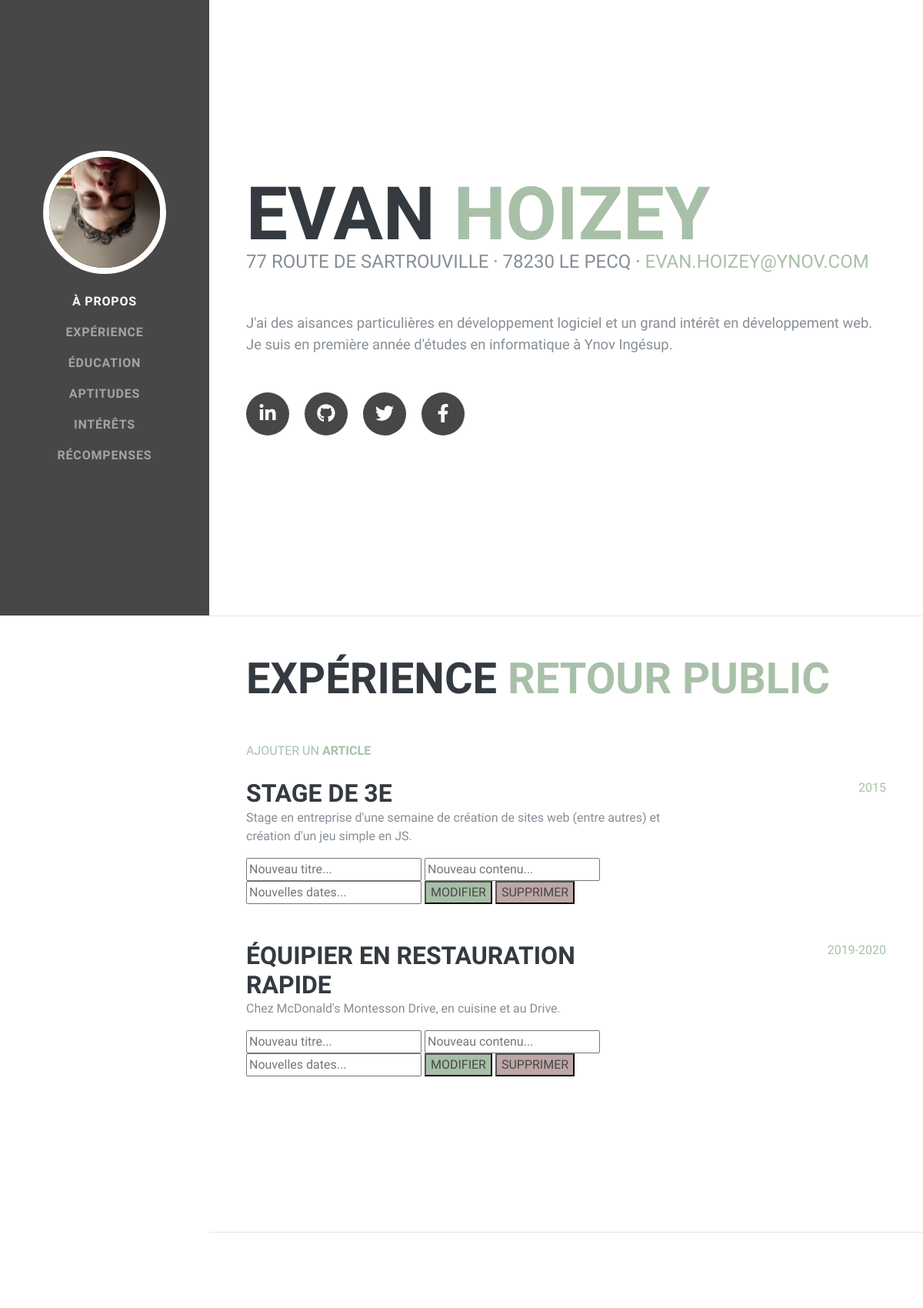
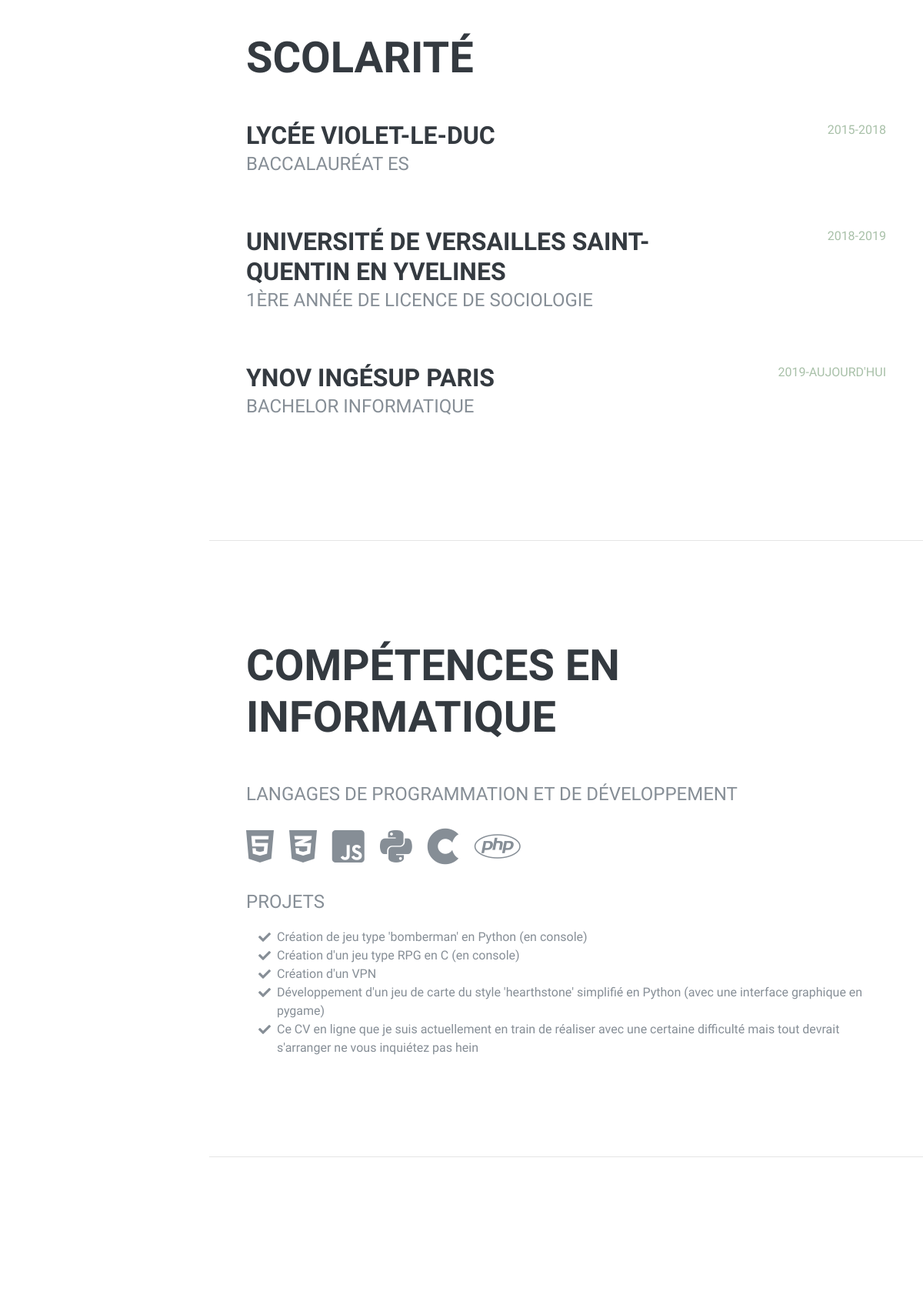
/admin/admin.php (upper part), run on the app's committed database (2 pictures, top to bottom).
### tables this page shows
CREATE TABLE `experience` (
  `id_exp` int(11) NOT NULL,
  `title` varchar(100) NOT NULL,
  `content` varchar(1000) NOT NULL,
  `dates` varchar(30) DEFAULT NULL
);

### admin/admin.php (the view, shortened to what this page needs)
<!DOCTYPE html>
<html lang="en">
<head>
  <link href="../vendor/bootstrap/css/bootstrap.min.css" rel="stylesheet">
  <link href="../vendor/fontawesome-free/css/all.min.css" rel="stylesheet">
  <link href="../css/resume.css" rel="stylesheet">
</head>
<body id="page-top">
  <nav class="navbar navbar-expand-lg navbar-dark bg-primary fixed-top" id="sideNav">
    <a class="navbar-brand js-scroll-trigger" href="#page-top">
      <span class="d-none d-lg-block">
        <img class="img-fluid img-profile rounded-circle mx-auto mb-2" src="../img/profile.jpg" alt="">
      </span>
    </a>
    <div class="collapse navbar-collapse" id="navbarSupportedContent">
      <ul class="navbar-nav">
        <li class="nav-item">
          <a class="nav-link js-scroll-trigger" href="#about">À Propos</a>
        </li>
        <li class="nav-item">
          <a class="nav-link js-scroll-trigger" href="#experience">Expérience</a>
        </li>
        <li class="nav-item">
          <a class="nav-link js-scroll-trigger" href="#education">Éducation</a>
        </li>
        <li class="nav-item">
          <a class="nav-link js-scroll-trigger" href="#skills">Aptitudes</a>
        </li>
        <li class="nav-item">
          <a class="nav-link js-scroll-trigger" href="#interests">Intérêts</a>
        </li>
        <li class="nav-item">
          <a class="nav-link js-scroll-trigger" href="#awards">Récompenses</a>
        </li>
      </ul>
    </div>
  </nav>
  <div class="container-fluid p-0">
    <section class="resume-section p-3 p-lg-5 d-flex align-items-center" id="about">
      <div class="w-100">
        <h1 class="mb-0">Evan <span class="text-primary">Hoizey</span></h1>
        <div class="subheading mb-5">77 route de Sartrouville · 78230 Le Pecq · <a href="mailto:name@email.com">evan.hoizey@ynov.com</a></div>
        <p class="lead mb-5">J'ai des aisances particulières en développement logiciel et un grand intérêt en développement web. Je suis en première année d'études en informatique à Ynov Ingésup.</p>
        <div class="social-icons">
          <a href="#">
            <i class="fab fa-linkedin-in"></i>
          </a>
          <a href="#">
            <i class="fab fa-github"></i>
          </a>
          <a href="#">
            <i class="fab fa-twitter"></i>
          </a>
          <a href="#">
            <i class="fab fa-facebook-f"></i>
          </a>
        </div>
      </div>
    </section>
    <hr class="m-0">
    <section class="resume-section p-3 p-lg-5 d-flex justify-content-center" id="experience">
      <div class="w-100">
        <h2 class="mb-5">Expérience <a href="../index.php#experience"><strong>RETOUR PUBLIC</strong></a></h2>
        <a href="insert.php">AJOUTER UN <strong>ARTICLE</strong></a><br>
        <br>
        <?php
        $pdo = new PDO('mysql:host=localhost;dbname=experience;charset=utf8', 'root', '');
        $choix = $pdo->query('SELECT * FROM experience');
        while ($data = $choix->fetch()){
        ?>
        <div class="resume-item d-flex flex-column flex-md-row justify-content-between mb-5">
          <div class="resume-content">
            <h3 class="mb-0"><?php echo $data['title'];?></h3>
            <p><?php echo $data['content']; ?></p>
            <form method="post">
              <input type="text" name = 'title' placeholder='Nouveau titre...'>
              <input type="text" name = 'content' placeholder='Nouveau contenu...'>
              <input type="text" name = 'dates' placeholder='Nouvelles dates...'>
              <input type="submit" name = 'btn' value="MODIFIER" style="
                background-color:#4747;
                color:#474747;
                outline:none;
                font-family: 'Muli';">
              <input type="submit" name='btn' value="SUPPRIMER" style="
                background-color:#7447;
                color:#474747;
                outline:none;
                font-family: 'Muli';">
            </form>
          </div>
          <div class="resume-date text-md-right">
            <span class="text-primary"><?php echo $data['dates']; ?></span>
          </div>
        </div>
        <?php
        }
        ?>
      </div>
    </section>
    <hr class="m-0">
    <section class="resume-section p-3 p-lg-5 d-flex align-items-center" id="education">
      <div class="w-100">
        <h2 class="mb-5">Scolarité</h2>
        <div class="resume-item d-flex flex-column flex-md-row justify-content-between mb-5">
          <div class="resume-content">
            <h3 class="mb-0">Lycée Violet-le-Duc</h3>
            <div class="subheading mb-3">Baccalauréat ES</div>
          </div>
          <div class="resume-date text-md-right">
            <span class="text-primary">2015-2018</span>
          </div>
        </div>
        <div class="resume-item d-flex flex-column flex-md-row justify-content-between mb-5">
          <div class="resume-content">
            <h3 class="mb-0">Université de Versailles Saint-Quentin en Yvelines</h3>
            <div class="subheading mb-3">1ère année de Licence de Sociologie</div>
          </div>
          <div class="resume-date text-md-right">
            <span class="text-primary">2018-2019</span>
          </div>
        </div>
        <div class="resume-item d-flex flex-column flex-md-row justify-content-between">
          <div class="resume-content">
            <h3 class="mb-0">Ynov Ingésup Paris</h3>
            <div class="subheading mb-3">Bachelor informatique</div>
          </div>
          <div class="resume-date text-md-right">
            <span class="text-primary">2019-AUJOURD'HUI</span>
          </div>
        </div>
      </div>
    </section>
    <hr class="m-0">
    <section class="resume-section p-3 p-lg-5 d-flex align-items-center" id="skills">
      <div class="w-100">
        <h2 class="mb-5">Compétences en informatique</h2>
        <div class="subheading mb-3">Langages de programmation et de développement</div>
        <ul class="list-inline dev-icons">
          <li class="list-inline-item">
            <i class="fab fa-html5"></i>
          </li>
          <li class="list-inline-item">
            <i class="fab fa-css3-alt"></i>
          </li>
          <li class="list-inline-item">
            <i class="fab fa-js-square"></i>
          </li>
          <li class="list-inline-item">
            <i class="fab fa-python"></i>
          </li>
          <li class="list-inline-item">
            <i class="fab fa-cuttlefish"></i>
          </li>
          <li class="list-inline-item">
            <i class="fab fa-php"></i>
          </li>
        </ul>
        <div class="subheading mb-3">Projets</div>
        <ul class="fa-ul mb-0">
          <li>
            <i class="fa-li fa fa-check"></i>
            Création de jeu type 'bomberman' en Python (en console)</li>
          <li>
            <i class="fa-li fa fa-check"></i>
            Création d'un jeu type RPG en C (en console)</li>
          <li>
            <i class="fa-li fa fa-check"></i>
            Création d'un VPN</li>
          <li>
            <i class="fa-li fa fa-check"></i>
            Développement d'un jeu de carte du style 'hearthstone' simplifié en Python (avec une interface graphique en pygame)</li>
          <li>
            <i class="fa-li fa fa-check"></i>
            Ce CV en ligne que je suis actuellement en train de réaliser avec une certaine difficulté mais tout devrait s'arranger ne vous inquiétez pas hein</li>
        </ul>
      </div>
    </section>
    <hr class="m-0">
    <section class="resume-section p-3 p-lg-5 d-flex align-items-center" id="interests">
    </section>
  </div>
</body>
</html>

### css/resume.css (style rules this page uses)
body { font-family: 'Muli', -apple-system, BlinkMacSystemFont, 'Segoe UI', Roboto, 'Helvetica Neue', Arial, sans-serif, 'Apple Color Emoji', 'Segoe UI Emoji', 'Segoe UI Symbol', 'Noto Color Emoji'; padding-top: 54px; color: #868e96; }
@media (min-width: 992px) { body { padding-top: 0; padding-left: 17rem; } }
h1, h2, h3, h4, h5, h6 { font-family: 'Saira Extra Condensed', -apple-system, BlinkMacSystemFont, 'Segoe UI', Roboto, 'Helvetica Neue', Arial, sans-serif, 'Apple Color Emoji', 'Segoe UI Emoji', 'Segoe UI Symbol', 'Noto Color Emoji'; font-weight: 700; text-transform: uppercase; color: #343a40; }
h1 { font-size: 6rem; line-height: 5.5rem; }
h2 { font-size: 3.5rem; }
h3 { font-size: 2rem; }
p.lead { font-size: 1.15rem; font-weight: 400; }
.subheading { text-transform: uppercase; font-weight: 500; font-family: 'Saira Extra Condensed', -apple-system, BlinkMacSystemFont, 'Segoe UI', Roboto, 'Helvetica Neue', Arial, sans-serif, 'Apple Color Emoji', 'Segoe UI Emoji', 'Segoe UI Symbol', 'Noto Color Emoji'; font-size: 1.5rem; }
.social-icons a { display: inline-block; height: 3.5rem; width: 3.5rem; background-color: #474747; color: #fff !important; border-radius: 100%; text-align: center; font-size: 1.5rem; line-height: 3.5rem; margin-right: 1rem; }
.social-icons a:last-child { margin-right: 0; }
.dev-icons { font-size: 3rem; }
#sideNav .navbar-nav .nav-item .nav-link { font-weight: 800; letter-spacing: 0.05rem; text-transform: uppercase; }
@media (min-width: 992px) { #sideNav { text-align: center; position: fixed; top: 0; left: 0; display: flex; flex-direction: column; width: 17rem; height: 100vh; } }
@media (min-width: 992px) { #sideNav .navbar-brand { display: flex; margin: auto auto 0; padding: 0.5rem; } }
@media (min-width: 992px) { #sideNav .navbar-brand .img-profile { max-width: 10rem; max-height: 10rem; border: 0.5rem solid white; } }
@media (min-width: 992px) { #sideNav .navbar-collapse { display: flex; align-items: flex-start; flex-grow: 0; width: 100%; margin-bottom: auto; } }
@media (min-width: 992px) { #sideNav .navbar-collapse .navbar-nav { flex-direction: column; width: 100%; } }
@media (min-width: 992px) { #sideNav .navbar-collapse .navbar-nav .nav-item { display: block; } }
@media (min-width: 992px) { #sideNav .navbar-collapse .navbar-nav .nav-item .nav-link { display: block; } }
section.resume-section { padding-top: 5rem !important; padding-bottom: 5rem !important; max-width: 75rem; }
section.resume-section .resume-item .resume-date { min-width: none; }
@media (min-width: 768px) { section.resume-section { min-height: 100vh; } }
@media (min-width: 768px) { section.resume-section .resume-item .resume-date { min-width: 18rem; } }
@media (min-width: 992px) { section.resume-section { padding-top: 3rem !important; padding-bottom: 3rem !important; } }
.bg-primary { background-color: #474747 !important; }
.text-primary { color: #4747 !important; }
a { color: #4747; }

### data on the page
experience: title "STAGE DE 3E", content "Stage en entreprise d'une semaine de création de sites web (entre autres) et création d'un jeu simple en JS.", dates "2015"
experience: title "ÉQUIPIER EN RESTAURATION RAPIDE", content "Chez McDonald's Montesson Drive, en cuisine et au Drive.", dates "2019-2020"
